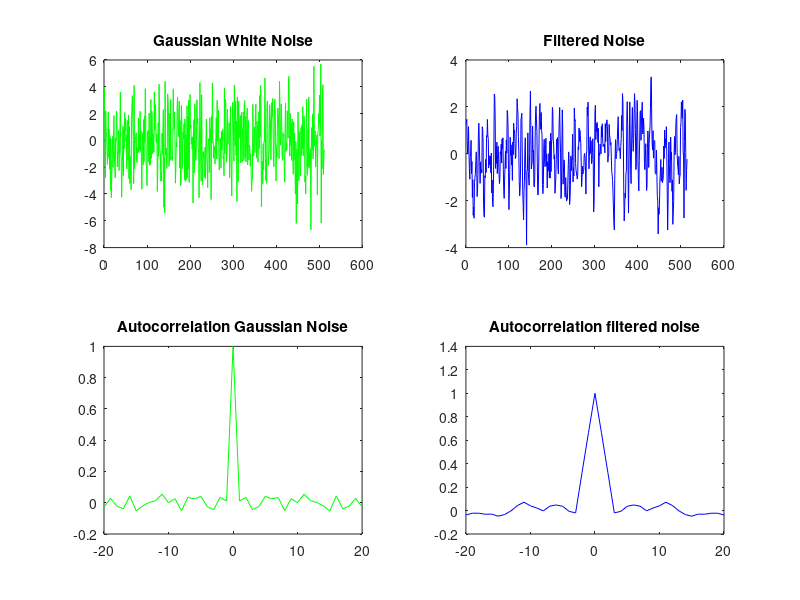

The MATLAB script that drew this image:
% Filter 512 point Gaussian noise and apply convolution [1/3 1/3 1/3].
% Compare the autocorrelation between the filtered and non-filtered
% signals.
clear all; close all;
mu = 0; % mean value
sigma = 2; % variance equals 4
L = 512; % number of points
gaussiannoise = sigma*randn(L, 1) + mu;
%% filter
subplot(2,2,1);
plot(gaussiannoise, 'g'); hold on;
title ('Gaussian White Noise')
subplot (2,2,2);
filter = [1/3 1/3 1/3];
filter_noise = conv(filter, gaussiannoise);
plot (filter_noise, 'b');
title('Filtered Noise');

%% autocorrelation
subplot(2,2,3) %
[cgg, lags1] = xcorr(gaussiannoise, gaussiannoise, 20, 'coeff');
plot(lags1, cgg, 'g');
title('Autocorrelation Gaussian Noise');
subplot(2,2,4);
[cff, lags2] = xcorr(filter_noise, filter_noise, 20, 'coeff');
plot(lags2, cff, 'b');
title('Autocorrelation filtered noise');

%% Save data
gauss_noise = gaussiannoise;
save('p2_36data', 'filter_noise', 'gauss_noise')